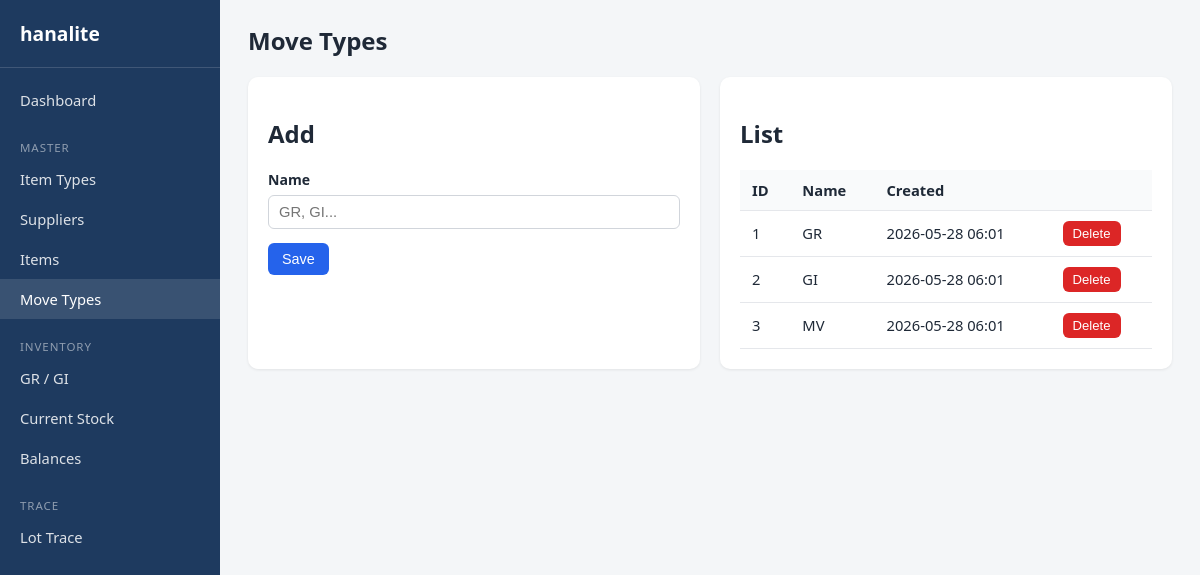
/masters/movetyps.php, run on the app's committed database.
### tables this page shows
CREATE TABLE IF NOT EXISTS m_movetyps (
    movetyps_id  INT UNSIGNED NOT NULL AUTO_INCREMENT,
    movetyps_nm  VARCHAR(50)  NOT NULL,
    created_at   DATETIME NOT NULL DEFAULT CURRENT_TIMESTAMP,
    updated_at   DATETIME NOT NULL DEFAULT CURRENT_TIMESTAMP ON UPDATE CURRENT_TIMESTAMP,
    deleted_at   DATETIME NULL DEFAULT NULL,
    PRIMARY KEY (movetyps_id),
    UNIQUE KEY uk_movetyps_nm (movetyps_nm)
);

### includes/functions.php (called while the page is built, shortened)
<?php
function db(): PDO
{
    static $pdo = null;
    if ($pdo === null) {
        $dsn = sprintf(
            'mysql:host=%s;port=%s;dbname=%s;charset=%s',
            DB_HOST,
            DB_PORT,
            DB_NAME,
            DB_CHARSET
        );
        $pdo = new PDO($dsn, DB_USER, DB_PASS, [
            PDO::ATTR_ERRMODE => PDO::ERRMODE_EXCEPTION,
            PDO::ATTR_DEFAULT_FETCH_MODE => PDO::FETCH_ASSOC,
        ]);
    }
    return $pdo;
}
function h(?string $value): string
{
    return htmlspecialchars((string) $value, ENT_QUOTES, 'UTF-8');
}
function format_datetime(?string $dt): string
{
    return date('Y-m-d H:i', strtotime($dt));
}

### masters/movetyps.php (the view, shortened to what this page needs)
<?php
require_once __DIR__ . '/../includes/header.php';
$rows = db()->query('SELECT movetyps_id, movetyps_nm, created_at FROM m_movetyps WHERE deleted_at IS NULL ORDER BY movetyps_id')->fetchAll();
?>
<div class="page-header"><h1>Move Types</h1></div>
<div class="grid-2">
    <div class="card">
        <h2>Add</h2>
        <form method="post">
            <div class="form-row">
                <label for="movetyps_nm">Name</label>
                <input id="movetyps_nm" name="movetyps_nm" required placeholder="GR, GI...">
            </div>
            <button class="btn btn-primary" type="submit">Save</button>
        </form>
    </div>
    <div class="card">
        <h2>List</h2>
        <table>
            <thead><tr><th>ID</th><th>Name</th><th>Created</th><th></th></tr></thead>
            <tbody>
            <?php foreach ($rows as $row): ?>
                <tr>
                    <td><?= h((string) $row['movetyps_id']) ?></td>
                    <td><?= h($row['movetyps_nm']) ?></td>
                    <td><?= h(format_datetime($row['created_at'])) ?></td>
                    <td>
                        <form method="post" onsubmit="return confirm('Delete?');">
                            <button class="btn btn-danger btn-sm" type="submit">Delete</button>
                        </form>
                    </td>
                </tr>
            <?php endforeach; ?>
            </tbody>
        </table>
    </div>
</div>
<?php require_once __DIR__ . '/../includes/footer.php'; ?>

### assets/style.css (style rules this page uses)
* { box-sizing: border-box; }
body { margin: 0; font-family: "Segoe UI", "Hiragino Sans", "Meiryo", sans-serif; background: #f4f6f8; color: #1f2937; }
.page-header { display: flex; justify-content: space-between; align-items: center; margin-bottom: 20px; }
.page-header h1 { margin: 0; font-size: 1.5rem; }
.card { background: #fff; border-radius: 10px; padding: 20px; box-shadow: 0 1px 3px rgba(0,0,0,.08); margin-bottom: 20px; }
.grid-2 { display: grid; grid-template-columns: 1fr 1fr; gap: 20px; }
table { width: 100%; border-collapse: collapse; font-size: .92rem; }
th, td { padding: 10px 12px; border-bottom: 1px solid #e5e7eb; text-align: left; }
th { background: #f9fafb; font-weight: 600; }
.form-row { margin-bottom: 14px; }
.form-row label { display: block; margin-bottom: 6px; font-size: .88rem; font-weight: 600; }
.form-row input, .form-row select, .form-row textarea { width: 100%; max-width: 420px; padding: 8px 10px; border: 1px solid #d1d5db; border-radius: 6px; font-size: .92rem; }
.btn { display: inline-block; padding: 8px 14px; border: none; border-radius: 6px; cursor: pointer; text-decoration: none; font-size: .9rem; }
.btn-primary { background: #2563eb; color: #fff; }
.btn-danger { background: #dc2626; color: #fff; }
.btn-sm { padding: 5px 10px; font-size: .82rem; }

### data on the page
m_movetyps: movetyps_id "1", movetyps_nm "GR", created_at "2026-05-28 06:01"
m_movetyps: movetyps_id "2", movetyps_nm "GI", created_at "2026-05-28 06:01"
m_movetyps: movetyps_id "3", movetyps_nm "MV", created_at "2026-05-28 06:01"

### other printed values
APP_NAME "hanalite"
